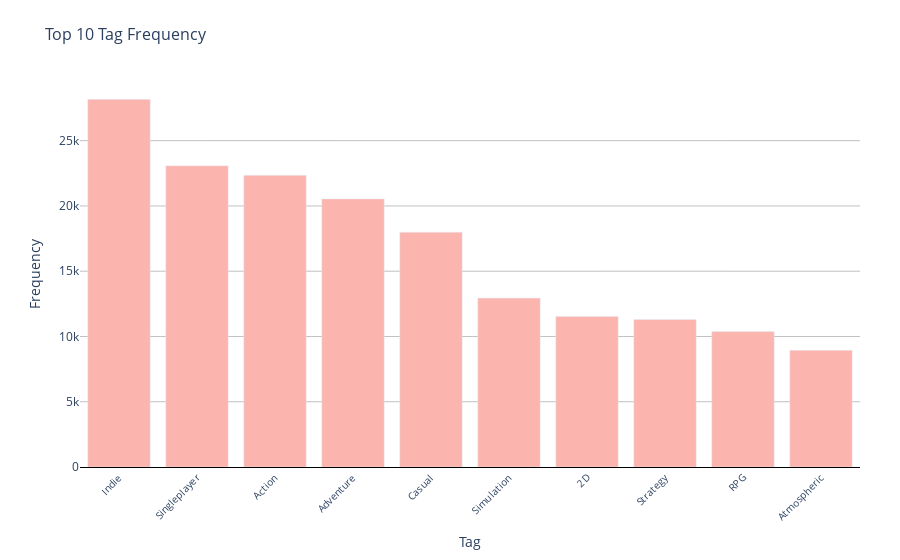

Write notebook code for a chart like this one.
### Code cell
top_10_tags = tag_counts.head(10)

fig = px.bar(top_10_tags, x='tags', y='count', 
             title='Top 10 Tag Frequency', 
             labels={'tags': 'Tag', 'count': 'Frequency'},
             color_discrete_sequence=px.colors.qualitative.Pastel1)

fig.update_layout(
    title_font=dict(size=16), 
    xaxis_title_font=dict(size=14),
    yaxis_title_font=dict(size=14),
    xaxis_tickangle=-45,
    yaxis=dict(tickfont=dict(size=12)),
    margin=dict(l=80, r=40, t=80, b=30),  
    plot_bgcolor='white',  
    paper_bgcolor='white', 
    showlegend=False  
)

fig.update_xaxes(tickfont=dict(size=10), showline=True, linewidth=1, linecolor='black')

fig.update_yaxes(showgrid=True, gridwidth=0.5, gridcolor='gray')

fig.show()

### Figure 1 — Plotly figure (JSON) as saved in the notebook; plotly's stock layout.template omitted (floating-point values rounded to 4 significant figures)
{"data": [{"alignmentgroup": "True", "hovertemplate": "Tag=%{x}<br>Frequency=%{y}<extra></extra>", "legendgroup": "", "marker": {"color": "rgb(251,180,174)", "pattern": {"shape": ""}}, "name": "", "offsetgroup": "", "orientation": "v", "showlegend": false, "textposition": "auto", "type": "bar", "x": ["Indie", "Singleplayer", "Action", "Adventure", "Casual", "Simulation", "2D", "Strategy", "RPG", "Atmospheric"], "xaxis": "x", "y": [28166, 23070, 22342, 20540, 17989, 12939, 11539, 11299, 10373, 8941], "yaxis": "y"}], "layout": {"autosize": true, "barmode": "relative", "legend": {"tracegroupgap": 0}, "margin": {"b": 30, "l": 80, "r": 40, "t": 80}, "paper_bgcolor": "white", "plot_bgcolor": "white", "showlegend": false, "title": {"font": {"size": 16}, "text": "Top 10 Tag Frequency"}, "xaxis": {"anchor": "y", "autorange": true, "domain": [0, 1], "linecolor": "black", "linewidth": 1, "range": [-0.5, 9.5], "showline": true, "tickangle": -45, "tickfont": {"size": 10}, "title": {"font": {"size": 14}, "text": "Tag"}, "type": "category"}, "yaxis": {"anchor": "x", "autorange": true, "domain": [0, 1], "gridcolor": "gray", "gridwidth": 0.5, "range": [0, 29650.0], "showgrid": true, "tickfont": {"size": 12}, "title": {"font": {"size": 14}, "text": "Frequency"}, "type": "linear"}}}
